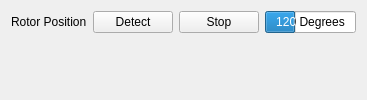
        <widget class="QWidget" name="tab_3">
         <attribute name="title">
          <string>Rotor Position</string>
         </attribute>
         <layout class="QVBoxLayout" name="verticalLayout_5">
          <item>
           <layout class="QGridLayout" name="gridLayout_8">
            <item row="0" column="3">
             <widget class="QProgressBar" name="rotorPosBar">
              <property name="maximum">
               <number>359</number>
              </property>
              <property name="value">
               <number>120</number>
              </property>
              <property name="format">
               <string>%v Degrees</string>
              </property>
             </widget>
            </item>
            <item row="0" column="1">
             <widget class="QPushButton" name="detectButton">
              <property name="text">
               <string>Detect</string>
              </property>
             </widget>
            </item>
            <item row="0" column="0">
             <widget class="QLabel" name="label_11">
              <property name="text">
               <string>Rotor Position</string>
              </property>
             </widget>
            </item>
            <item row="0" column="2">
             <widget class="QPushButton" name="stopDetectButton">
              <property name="text">
               <string>Stop</string>
              </property>
             </widget>
            </item>
           </layout>
          </item>
          <item>
           <widget class="QCustomPlot" name="realtimePlotPosition" native="true">
            <property name="sizePolicy">
             <sizepolicy hsizetype="Preferred" vsizetype="MinimumExpanding">
              <horstretch>0</horstretch>
              <verstretch>0</verstretch>
             </sizepolicy>
            </property>
           </widget>
          </item>
          <item>
           <spacer name="verticalSpacer_2">
            <property name="orientation">
             <enum>Qt::Vertical</enum>
            </property>
            <property name="sizeHint" stdset="0">
             <size>
              <width>20</width>
              <height>40</height>
             </size>
            </property>
           </spacer>
          </item>
         </layout>
        </widget>
